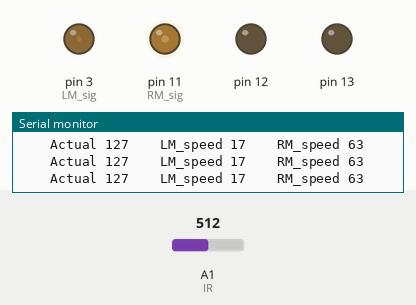
The sketch below on a simulated Arduino Uno, built with avr-gcc and run on an emulated ATmega328P. On the bench: output pins drawn as LEDs (lit = HIGH), the last lines printed to the serial monitor. The inputs (shaded band) are chosen by the test bench; at power-on: A1 (IR) = 512.

Above: at 1.2 s.
1.3 s: A1 (IR) set to 306
At 1.6 s:
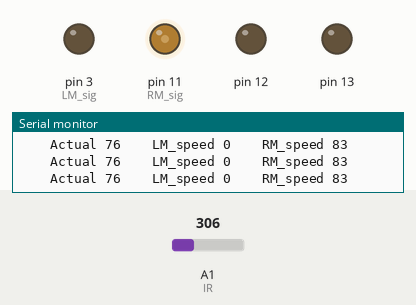
2.8 s: A1 (IR) set to 335
At 3.1 s:
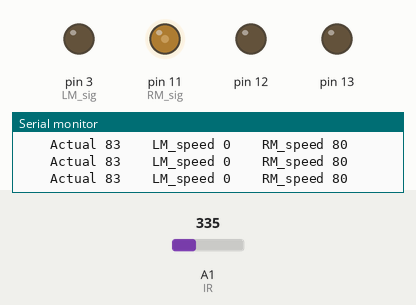
5.8 s: A1 (IR) set to 355
At 6.9 s:
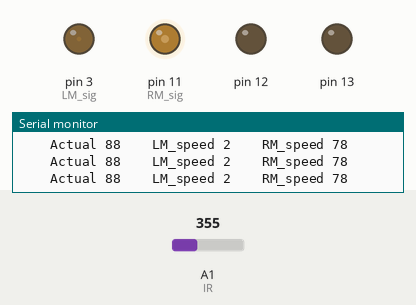
7.3 s: A1 (IR) set to 1023
At 8.4 s:
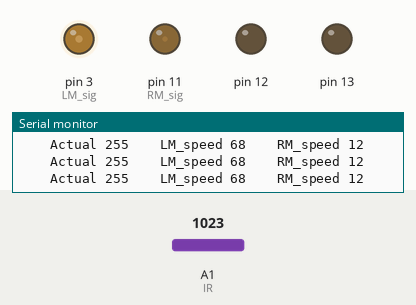
8.8 s: A1 (IR) set to 511
At 9.5 s:
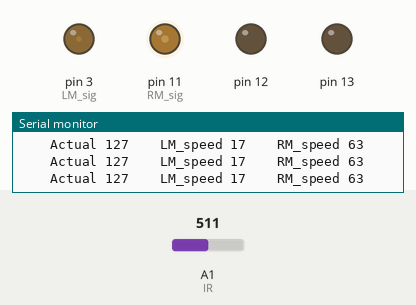
Timing chart, 0 to 11.8 s (numbered marks = the images above; inputs shaded):
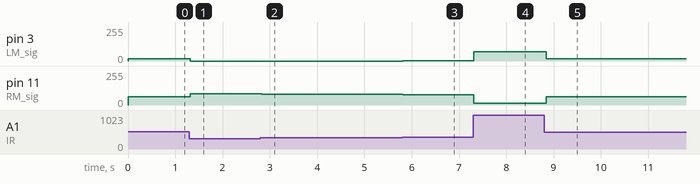

The sketch:

Motion2PID.ino
```cpp
/* Code by Jared Wampler, with edits by Dan Godrick
 *  for PID control of robot
 */


  int LM_sig = 3;                            //Pin Left Motor is attached to
  int RM_sig = 11;                            //Pin Right Motor is attahced to
  int LM_speed;                              //Variable for spped of Left Motor
  int RM_speed;                              //Variable for spped of Right Motor
  int Avg_speed = 40;                        //Average (Nominal) speed of the robot
  int IR = 15;                                //Pin Sensor is attached to
  float Kp = 0.40000;                        //Proportionality constant
  float Kd = 0.00000;                        //Derivative constant
  float Ki = 0.00000;                        //Integral constant
  float LoopTime = 0.10000;                  //Time that the loop takes to run
  float deltaTime = (LoopTime / 1000.00000); //Convert Loop time to seconds
  float ErrOld = 0.00000;                    //Variable for previous error
  float ErrSum = 0.00000;                    //Variable for the sum of error over time
  float Err = 0.00000;                       //Variable for error
  float ErrP;                                //Variable for Proportional error
  float ErrD;                                //Variable for Derivative error
  float ErrI;                                //Variable for Integral error
  int Command;                               //Variable for Command output
  int Desired = 185;                          //Sensor offset value for perfectly on the line. This is what we want to contol to
  int Actual;                                //Variable for Actual Sensor value

void setup(){
  Serial.begin(9600); //Sets up the Serial port
 pinMode(LM_sig,OUTPUT);
 pinMode(RM_sig,OUTPUT);
 pinMode(13,OUTPUT);
 pinMode(12,OUTPUT);
 digitalWrite(13,LOW);//Sets direction
 digitalWrite(12,LOW);//Sets direction
}

void loop(){
  Actual = map(analogRead(IR), 0, 1023, 0, 255);
  //Reads in sensor value and re-maps it to the output range

  Err = Desired - Actual;
  //PID wants the error to be zero, so subtract the sensor value from the offset. This is how far away from the target we currently are
  ErrSum = ErrSum + Err;
  //Adding up error over time for use in Integral

  delay(LoopTime);
  //Delays the loop for the requested looptime

  ErrP = Kp * Err;

  ErrD = Kd * (Err - ErrOld) / deltaTime;

  ErrI = Ki * ErrSum * deltaTime;

  Command = ErrP + ErrD + ErrI;
  //Adds up the respective P, I & D errors to produce the total command output

  LM_speed = constrain(Avg_speed - Command, 0, 255);
  RM_speed = constrain(Avg_speed + Command, 0, 255);
  //Calculates the speed between 0 and 255 for each motor

  analogWrite(LM_sig, LM_speed);
  analogWrite(RM_sig, RM_speed);
  //Outputs the motor speeds


  ErrOld = Err;
  //Sets current error to what will be previous error for next loop. Used in derivative calculation

  Serial.print("    Actual ");
  Serial.print(Actual);
  Serial.print("    LM_speed ");
  Serial.print(LM_speed);
  Serial.print("    RM_speed ");
  Serial.println(RM_speed);
  //Prints the Sensor value and motor speed to the serial port. Used for tuning.

}
```

Measured:
- after the input at 1.3 s, pin 3 (LM_sig): 17/255 → 0/255 at once; pin 11 (RM_sig): 63/255 → 83/255 at once
- after the input at 2.8 s, pin 11 (RM_sig): 83/255 → 80/255 at once
- after the input at 5.8 s, pin 3 (LM_sig): 0/255 → 2/255 at once; pin 11 (RM_sig): 80/255 → 78/255 at once
- after the input at 7.3 s, pin 3 (LM_sig): 2/255 → 68/255 at once; pin 11 (RM_sig): 78/255 → 12/255 at once
- after the input at 8.8 s, pin 3 (LM_sig): 68/255 → 17/255 after 0.05 s; pin 11 (RM_sig): 12/255 → 63/255 after 0.05 s
